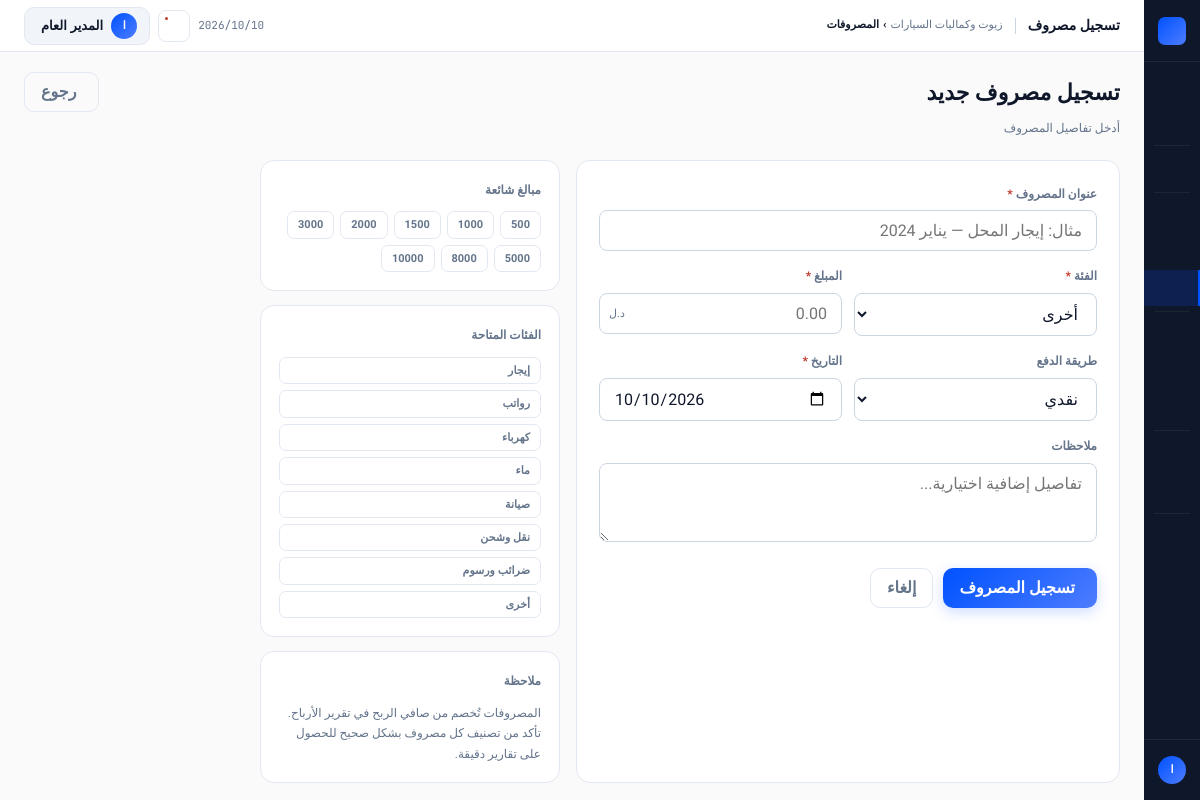
Page /expenses/create (signed in) on the committed database.
### app/models/user.py (models this page shows, shortened)
class User(UserMixin, db.Model):
    __tablename__ = "users"
    id = db.Column(db.Integer, primary_key=True)
    username = db.Column(db.String(64), unique=True, nullable=False, index=True)
    password_hash = db.Column(db.String(256), nullable=False)
    full_name = db.Column(db.String(128), nullable=False)
    role = db.Column(db.String(20), nullable=False, default="cashier")
    is_active = db.Column(db.Boolean, default=True, nullable=False)
    force_password_change = db.Column(db.Boolean, default=False, nullable=False)
    failed_attempts = db.Column(db.Integer, default=0, nullable=False)
    locked_until = db.Column(db.DateTime, nullable=True)
    created_at = db.Column(db.DateTime, default=datetime.utcnow)
    last_login = db.Column(db.DateTime, nullable=True)
    sales = db.relationship("Sale", backref="cashier", lazy="dynamic")
    @property
    def is_admin(self):
        return self.role == "admin"
    @property
    def role_label(self):
        labels = {"admin": "مدير", "cashier": "كاشير"}
        return labels.get(self.role, self.role)

### app/models/setting.py (models this page shows, shortened)
class Setting(db.Model):
    __tablename__ = "settings"
    id = db.Column(db.Integer, primary_key=True)
    key = db.Column(db.String(100), unique=True, nullable=False, index=True)
    value = db.Column(db.Text, nullable=True)
    description = db.Column(db.String(255), nullable=True)
    DEFAULTS = {
        "shop_name": "زيوت وكماليات السيارات",
        "shop_name_en": "AutoParts Store",
        "shop_address": "",
        "shop_phone": "",
        "shop_email": "",
        "currency": "د.ل",
        "invoice_footer": "شكراً لتعاملكم معنا",
        "shop_logo": "",
        "vat_number": "",
        "vat_rate": "0",
        "low_stock_default": "5",
        "backup_keep_days": "30",
        "force_password_change": "1",
        "login_max_attempts": "5",
        "login_lockout_minutes": "15",
    }
    @classmethod
    def get(cls, key, default=None):
        setting = cls.query.filter_by(key=key).first()
        if setting:
            return setting.value
        return cls.DEFAULTS.get(key, default)

### app/modules/expenses/routes.py (the view, shortened to what this page needs)
@expenses_bp.route("/create", methods=["GET", "POST"])
@login_required
@admin_required
def create():
    return render_template("expenses/form.html", expense=None,
                           categories=Expense.CATEGORIES,
                           payment_methods=Expense.PAYMENT_METHODS)

### app/modules/expenses/routes.py (called while the page is built)
def admin_required(f):
    from functools import wraps
    @wraps(f)
    def decorated(*args, **kwargs):
        if not current_user.is_admin:
            flash("هذه الصفحة للمدير فقط.", "danger")
            return redirect(url_for("dashboard.index"))
        return f(*args, **kwargs)
    return decorated

### app/templates/expenses/form.html (shortened to what this page needs)
{% extends "base.html" %}
{% block topbar_title %}{% if expense %}تعديل مصروف{% else %}تسجيل مصروف{% endif %}{% endblock %}
{% block topbar_crumb %}المصروفات{% endblock %}
{% block page_header %}
<div style="padding:20px 24px 0;display:flex;align-items:flex-start;justify-content:space-between;">
  <div>
    <h1 style="font-family:'Calistoga',serif;font-size:22px;">
      {% if expense %}تعديل: {{ expense.title }}{% else %}تسجيل مصروف جديد{% endif %}
    </h1>
    <p style="font-size:12px;color:var(--muted-fg);margin-top:3px;">أدخل تفاصيل المصروف</p>
  </div>
  <a href="{{ url_for('expenses.index') }}" class="btn btn-ghost">
     رجوع
  </a>
</div>
{% endblock %}
{% block content %}
<div style="display:grid;grid-template-columns:1fr 300px;gap:16px;max-width:860px;">
  <div class="card" style="padding:22px;">
    <form method="POST"
          action="{% if expense %}{{ url_for('expenses.edit', expense_id=expense.id) }}{% else %}{{ url_for('expenses.create') }}{% endif %}">
      <div class="fg-wrap">
        <label class="fg-label">عنوان المصروف <span style="color:var(--red)">*</span></label>
        <input name="title" class="fg-input"
               placeholder="مثال: إيجار المحل — يناير 2024"
               value="{{ expense.title if expense else '' }}"
               required autofocus/>
      </div>
      <div style="display:grid;grid-template-columns:1fr 1fr;gap:12px;">
        <div class="fg-wrap">
          <label class="fg-label">الفئة <span style="color:var(--red)">*</span></label>
          <select name="category" class="fg-input">
            {% for key, label in categories.items() %}
            <option value="{{ key }}"
              {% if expense and expense.category==key %}selected
              {% elif not expense and key=='other' %}selected{% endif %}>
              {{ label }}
            </option>
            {% endfor %}
          </select>
        </div>
        <div class="fg-wrap">
          <label class="fg-label">المبلغ <span style="color:var(--red)">*</span></label>
          <div style="position:relative;">
            <input type="number" name="amount" class="fg-input"
                   step="0.01" min="0.01" placeholder="0.00"
                   value="{{ expense.amount if expense else '' }}" required/>
            <span style="position:absolute;left:10px;top:50%;transform:translateY(-50%);font-size:11px;color:var(--muted-fg);">{{ CURRENCY }}</span>
          </div>
        </div>
      </div>
      <div style="display:grid;grid-template-columns:1fr 1fr;gap:12px;">
        <div class="fg-wrap">
          <label class="fg-label">طريقة الدفع</label>
          <select name="payment_method" class="fg-input">
            {% for key, label in payment_methods.items() %}
            <option value="{{ key }}"
              {% if expense and expense.payment_method==key %}selected
              {% elif not expense and key=='cash' %}selected{% endif %}>
              {{ label }}
            </option>
            {% endfor %}
          </select>
        </div>
        <div class="fg-wrap">
          <label class="fg-label">التاريخ <span style="color:var(--red)">*</span></label>
          <input type="date" name="expense_date" class="fg-input" id="expenseDate"
                 value="{{ expense.expense_date.strftime('%Y-%m-%d') if expense else '' }}" required/>
        </div>
      </div>
      <div class="fg-wrap">
        <label class="fg-label">ملاحظات</label>
        <textarea name="notes" class="fg-input" rows="3"
                  placeholder="تفاصيل إضافية اختيارية...">{{ expense.notes if expense and expense.notes else '' }}</textarea>
      </div>
      <div style="display:flex;gap:10px;margin-top:6px;">
        <button type="submit" class="btn btn-primary">
          {% if expense %}حفظ التعديلات{% else %}تسجيل المصروف{% endif %}
        </button>
        <a href="{{ url_for('expenses.index') }}" class="btn btn-ghost">إلغاء</a>
      </div>
    </form>
  </div>
  <div>
    {% if not expense %}
    <div class="card" style="padding:18px;margin-bottom:14px;">
      <div style="font-size:12px;font-weight:700;color:var(--muted-fg);margin-bottom:10px;">مبالغ شائعة</div>
      <div style="display:flex;flex-wrap:wrap;gap:6px;">
        {% for amount in [500, 1000, 1500, 2000, 3000, 5000, 8000, 10000] %}
        <button type="button" class="btn btn-ghost btn-sm"
                onclick="document.querySelector('[name=amount]').value='{{ amount }}'">
          {{ amount }}
        </button>
        {% endfor %}
      </div>
    </div>
    <div class="card" style="padding:18px;margin-bottom:14px;">
      <div style="font-size:12px;font-weight:700;color:var(--muted-fg);margin-bottom:10px;">الفئات المتاحة</div>
      <div style="display:flex;flex-direction:column;gap:6px;">
        {% for key, label in categories.items() %}
        <button type="button" class="btn btn-ghost btn-sm" style="justify-content:flex-start;"
                onclick="document.querySelector('[name=category]').value='{{ key }}'">
          {{ label }}
        </button>
        {% endfor %}
      </div>
    </div>
    {% endif %}
    <div class="card" style="padding:18px;">
      <div style="font-size:12px;font-weight:700;color:var(--muted-fg);margin-bottom:10px;">ملاحظة</div>
      <p style="font-size:12px;color:var(--muted-fg);line-height:1.7;">
        المصروفات تُخصم من صافي الربح في تقرير الأرباح.
        تأكد من تصنيف كل مصروف بشكل صحيح للحصول على تقارير دقيقة.
      </p>
    </div>
  </div>
</div>
{% endblock %}

### app/templates/base.html (shortened to what this page needs)
<!doctype html>
<html lang="ar" dir="rtl">
<head>
  <link rel="stylesheet" href="https://cdn.jsdelivr.net/npm/@tabler/icons-webfont@latest/tabler-icons.min.css"/>
</head>
<body>
<nav class="rail">
  <div class="rail-top">
    <div class="rail-mark"></div>
  </div>
  {% if current_user.is_authenticated %}
  <div class="rail-nav">
    <a class="ri {% if request.endpoint == 'dashboard.index' %}active{% endif %}"
       href="{{ url_for('dashboard.index') }}">
    </a>
    <a class="ri {% if request.endpoint == 'sales.pos' %}active{% endif %}"
       href="{{ url_for('sales.pos') }}">
    </a>
    <div class="rsep"></div>
    <a class="ri {% if request.endpoint and request.endpoint.startswith('oil_service.') %}active{% endif %}"
       href="{{ url_for('oil_service.index') }}">
    </a>
    <div class="rsep"></div>
    <a class="ri {% if request.endpoint and request.endpoint.startswith('sales.') and request.endpoint != 'sales.pos' %}active{% endif %}"
       href="{{ url_for('sales.index') }}">
    </a>
    {% if current_user.is_admin %}
    <a class="ri {% if request.endpoint and request.endpoint.startswith('purchases.') %}active{% endif %}"
       href="{{ url_for('purchases.index') }}">
    </a>
    <a class="ri {% if request.endpoint and request.endpoint.startswith('expenses.') %}active{% endif %}"
       href="{{ url_for('expenses.index') }}">
    </a>
    {% endif %}
    <div class="rsep"></div>
    <a class="ri {% if request.endpoint and request.endpoint.startswith('products.') %}active{% endif %}"
       href="{{ url_for('products.index') }}">
    </a>
    {% if current_user.is_admin %}
    <a class="ri {% if request.endpoint and request.endpoint.startswith('categories.') %}active{% endif %}"
       href="{{ url_for('categories.index') }}">
    </a>
    <a class="ri {% if request.endpoint and request.endpoint.startswith('inventory.') %}active{% endif %}"
       href="{{ url_for('inventory.index') }}">
    </a>
    <div class="rsep"></div>
    <a class="ri {% if request.endpoint and request.endpoint.startswith('customers.') %}active{% endif %}"
       href="{{ url_for('customers.index') }}">
    </a>
    <a class="ri {% if request.endpoint and request.endpoint.startswith('suppliers.') %}active{% endif %}"
       href="{{ url_for('suppliers.index') }}">
    </a>
    <div class="rsep"></div>
    <a class="ri {% if request.endpoint and request.endpoint.startswith('reports.') %}active{% endif %}"
       href="{{ url_for('reports.index') }}">
    </a>
    {% endif %}
  </div>
  <div class="rail-foot">
    <div class="rail-av">{{ current_user.full_name[0] }}</div>
  </div>
  {% endif %}
</nav>
<div class="shell">
  <div class="topbar no-print">
    <span class="tb-title">{% block topbar_title %}{{ APP_NAME }}{% endblock %}</span>
    <div class="tb-path">
      {{ APP_NAME }} <b>›</b>
      <b>{% block topbar_crumb %}الرئيسية{% endblock %}</b>
    </div>
    <div class="tb-right">
      <span class="tb-date" id="tb-date"></span>
      <button class="tb-icon-btn" title="الإشعارات">
        <span class="tb-pip"></span>
      </button>
      {% if current_user.is_authenticated %}
      <div class="user-menu-wrap" id="userMenuWrap">
        <button class="user-menu-btn" id="userMenuBtn"
                onclick="toggleUserMenu()" aria-haspopup="true" aria-expanded="false">
          <div class="user-av-sm">{{ current_user.full_name[0] }}</div>
          <span class="user-menu-name">{{ current_user.full_name }}</span>
        </button>
      </div>
      {% endif %}
    </div>
  </div>
  {% block page_header %}{% endblock %}
  <div class="page-wrap">
    {% block content %}{% endblock %}
  </div>
</div>
</body>
</html>

### rows in the picture
User: full_name "ا", full_name "المدير العام"
Setting: value "د.ل"

### other values in the picture
{{ APP_NAME }} "زيوت وكماليات السيارات"
{{ amount }} "500" "1000" "1500" "2000" "3000" "5000" "8000" "10000"
{{ label }} "إيجار" "رواتب" "كهرباء" "ماء" "صيانة" "نقل وشحن" "ضرائب ورسوم" "أخرى"
form field category "أخرى"
form field payment_method "نقدي"
